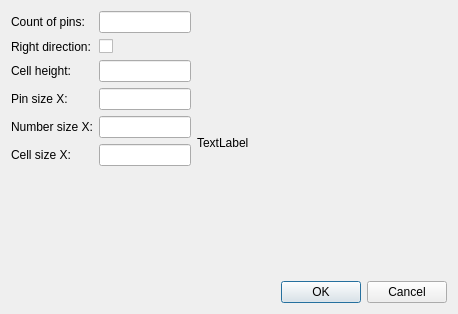
<?xml version="1.0" encoding="UTF-8"?>
<ui version="4.0">
 <class>SdDMasterSymbolConnector</class>
 <widget class="QDialog" name="SdDMasterSymbolConnector">
  <property name="geometry">
   <rect>
    <x>0</x>
    <y>0</y>
    <width>458</width>
    <height>314</height>
   </rect>
  </property>
  <property name="windowTitle">
   <string>Connector symbol master</string>
  </property>
  <layout class="QVBoxLayout" name="verticalLayout">
   <item>
    <layout class="QHBoxLayout" name="horizontalLayout">
     <item>
      <layout class="QFormLayout" name="formLayout">
       <item row="0" column="0">
        <widget class="QLabel" name="label">
         <property name="text">
          <string>Count of pins:</string>
         </property>
        </widget>
       </item>
       <item row="0" column="1">
        <widget class="QLineEdit" name="mPinCount"/>
       </item>
       <item row="1" column="0">
        <widget class="QLabel" name="label_2">
         <property name="text">
          <string>Right direction:</string>
         </property>
        </widget>
       </item>
       <item row="1" column="1">
        <widget class="QCheckBox" name="mRightDirection">
         <property name="text">
          <string/>
         </property>
        </widget>
       </item>
       <item row="2" column="0">
        <widget class="QLabel" name="label_3">
         <property name="text">
          <string>Cell height:</string>
         </property>
        </widget>
       </item>
       <item row="2" column="1">
        <widget class="QLineEdit" name="mCellHeight"/>
       </item>
       <item row="3" column="0">
        <widget class="QLabel" name="label_4">
         <property name="text">
          <string>Pin size X:</string>
         </property>
        </widget>
       </item>
       <item row="3" column="1">
        <widget class="QLineEdit" name="mPinSizeX"/>
       </item>
       <item row="4" column="0">
        <widget class="QLabel" name="label_5">
         <property name="text">
          <string>Number size X:</string>
         </property>
        </widget>
       </item>
       <item row="4" column="1">
        <widget class="QLineEdit" name="mNumberSizeX"/>
       </item>
       <item row="5" column="0">
        <widget class="QLabel" name="label_6">
         <property name="text">
          <string>Cell size X:</string>
         </property>
        </widget>
       </item>
       <item row="5" column="1">
        <widget class="QLineEdit" name="mCellSizeX"/>
       </item>
      </layout>
     </item>
     <item>
      <widget class="QLabel" name="mPreview">
       <property name="minimumSize">
        <size>
         <width>250</width>
         <height>250</height>
        </size>
       </property>
       <property name="text">
        <string>TextLabel</string>
       </property>
      </widget>
     </item>
    </layout>
   </item>
   <item>
    <widget class="QDialogButtonBox" name="buttonBox">
     <property name="orientation">
      <enum>Qt::Horizontal</enum>
     </property>
     <property name="standardButtons">
      <set>QDialogButtonBox::Cancel|QDialogButtonBox::Ok</set>
     </property>
    </widget>
   </item>
  </layout>
 </widget>
 <resources/>
 <connections>
  <connection>
   <sender>buttonBox</sender>
   <signal>accepted()</signal>
   <receiver>SdDMasterSymbolConnector</receiver>
   <slot>accept()</slot>
   <hints>
    <hint type="sourcelabel">
     <x>248</x>
     <y>254</y>
    </hint>
    <hint type="destinationlabel">
     <x>157</x>
     <y>274</y>
    </hint>
   </hints>
  </connection>
  <connection>
   <sender>buttonBox</sender>
   <signal>rejected()</signal>
   <receiver>SdDMasterSymbolConnector</receiver>
   <slot>reject()</slot>
   <hints>
    <hint type="sourcelabel">
     <x>316</x>
     <y>260</y>
    </hint>
    <hint type="destinationlabel">
     <x>286</x>
     <y>274</y>
    </hint>
   </hints>
  </connection>
 </connections>
</ui>
